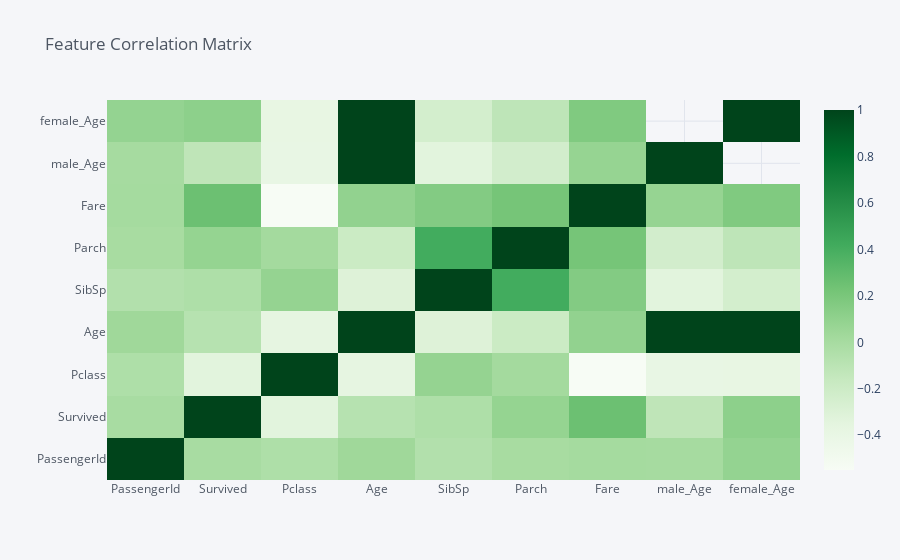

The notebook cell this image was saved under:
### Code cell
df.corr().iplot(kind='heatmap', colorscale='Greens', title='Feature Correlation Matrix')

### Figure 1 — Plotly figure (JSON) as saved in the notebook; plotly's stock layout.template omitted (floating-point values rounded to 4 significant figures)
{"data": [{"colorscale": [[0, "rgb(247,252,245)"], [0.125, "rgb(229,245,224)"], [0.25, "rgb(199,233,192)"], [0.375, "rgb(161,217,155)"], [0.5, "rgb(116,196,118)"], [0.625, "rgb(65,171,93)"], [0.75, "rgb(35,139,69)"], [0.875, "rgb(0,109,44)"], [1, "rgb(0,68,27)"]], "type": "heatmap", "x": ["PassengerId", "Survived", "Pclass", "Age", "SibSp", "Parch", "Fare", "male_Age", "female_Age"], "y": ["PassengerId", "Survived", "Pclass", "Age", "SibSp", "Parch", "Fare", "male_Age", "female_Age"], "z": [[1, -0.005007, -0.03514, 0.03685, -0.05753, -0.001652, 0.01266, 0.006191, 0.0859], [-0.005007, 1, -0.3385, -0.07722, -0.03532, 0.08163, 0.2573, -0.1196, 0.1161], [-0.03514, -0.3385, 1, -0.3692, 0.08308, 0.01844, -0.5495, -0.3928, -0.3862], [0.03685, -0.07722, -0.3692, 1, -0.3082, -0.1891, 0.09607, 1, 1], [-0.05753, -0.03532, 0.08308, -0.3082, 1, 0.4148, 0.1597, -0.335, -0.2414], [-0.001652, 0.08163, 0.01844, -0.1891, 0.4148, 1, 0.2162, -0.2324, -0.1185], [0.01266, 0.2573, -0.5495, 0.09607, 0.1597, 0.2162, 1, 0.07733, 0.1715], [0.006191, -0.1196, -0.3928, 1, -0.335, -0.2324, 0.07733, 1, null], [0.0859, 0.1161, -0.3862, 1, -0.2414, -0.1185, 0.1715, null, 1]], "zmax": null, "zmin": null}], "layout": {"legend": {"bgcolor": "#F5F6F9", "font": {"color": "#4D5663"}}, "paper_bgcolor": "#F5F6F9", "plot_bgcolor": "#F5F6F9", "title": {"font": {"color": "#4D5663"}, "text": "Feature Correlation Matrix"}, "xaxis": {"gridcolor": "#E1E5ED", "showgrid": true, "tickfont": {"color": "#4D5663"}, "title": {"font": {"color": "#4D5663"}, "text": ""}, "zerolinecolor": "#E1E5ED"}, "yaxis": {"gridcolor": "#E1E5ED", "showgrid": true, "tickfont": {"color": "#4D5663"}, "title": {"font": {"color": "#4D5663"}, "text": ""}, "zerolinecolor": "#E1E5ED"}}}
